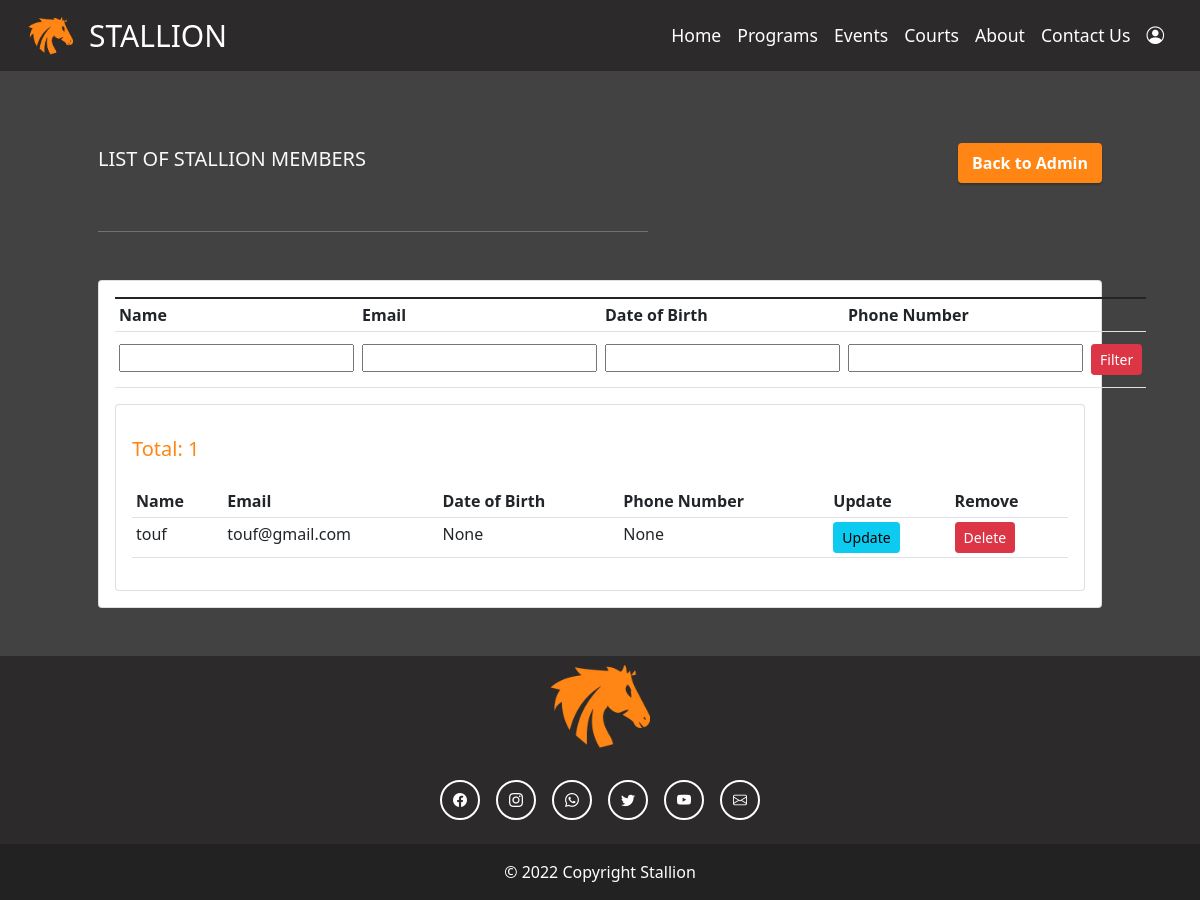
/members/, run on an earlier commit of the app's database.
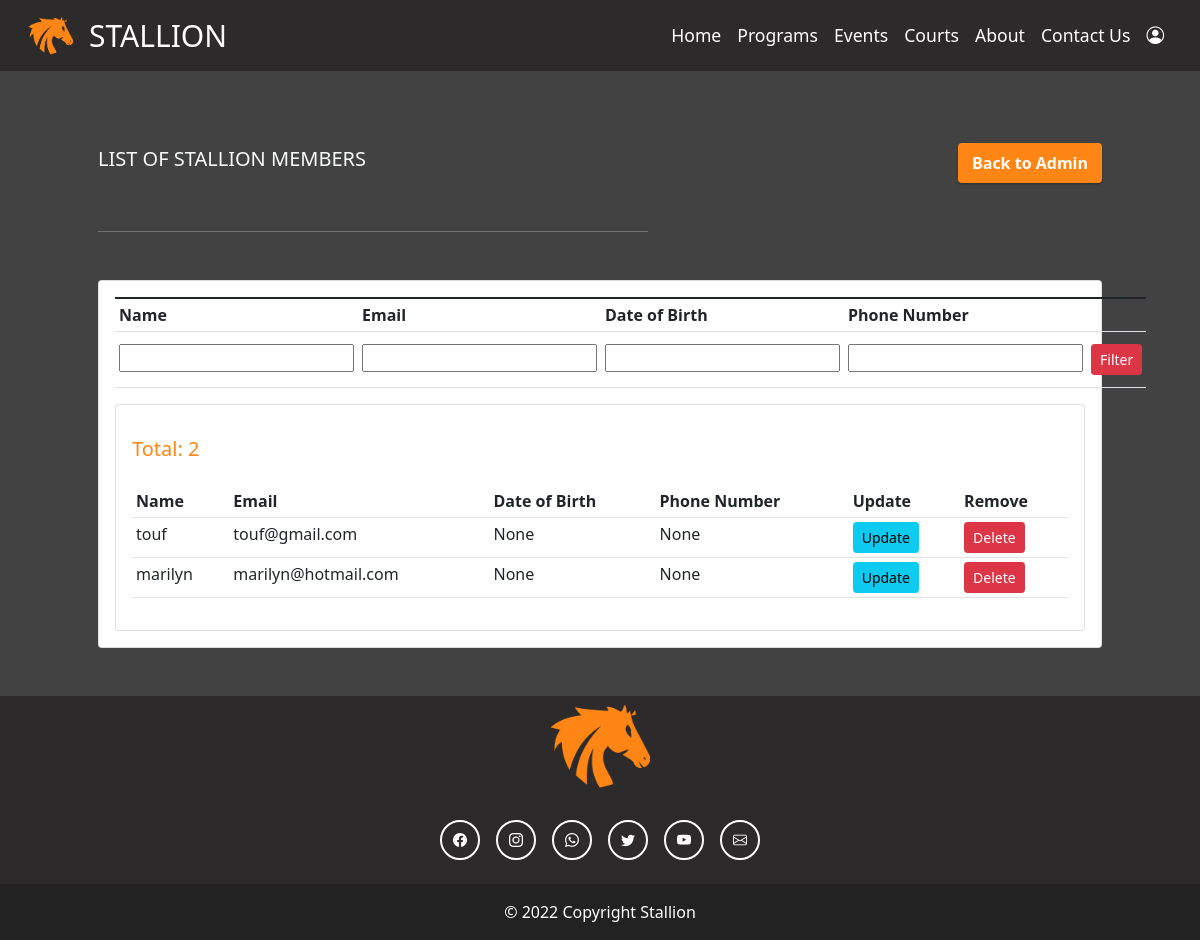
And on a later commit of the database.
### stallion_website/models.py (models this page shows, shortened)
class Member(models.Model):
    user = models.OneToOneField(User, null=True, on_delete=models.CASCADE )
    name = models.CharField(max_length=30)
    email = models.EmailField(max_length=100, unique=True)
    dob = models.DateField(null=True)
    phone_number = models.IntegerField(null=True)

### stallion_website/views.py (the view)
# urls.py: path('members/', views.members, name="members"),
def members(request):
    members = Member.objects.all()
    form = FilterMembersForm(request.POST)
    return render(request, 'stallion_website/members.html', {'members': members, 'form': form})

### stallion_website/forms.py
class FilterMembersForm(forms.Form):
    name = forms.CharField(required=False)
    email = forms.CharField(required=False)
    dob = forms.CharField(required=False)
    phone_number = forms.CharField(required=False)

### stallion_website/templates/stallion_website/members.html (shortened to what this page needs)
{% load static %}
<!doctype html>
<html lang="en">
  <head>
    <link
    href="https://cdn.jsdelivr.net/npm/bootstrap@5.1.3/dist/css/bootstrap.min.css"
    rel="stylesheet"
    />
    <link
      rel="stylesheet"
      href="https://cdn.jsdelivr.net/npm/bootstrap-icons@1.5.0/font/bootstrap-icons.css"
    />
    <link
      rel="stylesheet"
      type="text/css"
      href="{% static '/css/adminAccount.css' %}"
    />
  </head>
    {% include 'stallion_website/navbar.html' %}
    <br>
    <div class="col-md-11 mx-auto">
        <div class="d-flex m-5 align-items-center">
            <h5 class="text-light">LIST OF STALLION MEMBERS</h5>
            <a href="/adminAccount" type="button" class="ms-auto btn btn-primary primary-btn-stallion-sm">
                Back to Admin
            </a>
        </div>
        <hr width="50%" class="me-auto ms-5" style="color: white;">
        <div class="card card-body m-5">
            <table class="table table-sm">
                <form method="POST" action="{% url 'filter_member' %}">
                <tr>
                    <th>Name</th>
                    <th>Email</th>
                    <th>Date of Birth</th>
                    <th>Phone Number</th>
                    <th></th>
                </tr>
                <td>
                    <div class="form-floating mt-2 mb-2">
                        {{form.name}}
                      </div>
                </td>
                <td>
                    <div class="form-floating mt-2 mb-2">
                        {{form.email}}
                    </div>
                </td>
                <td>
                    <div class="form-floating mt-2 mb-2">
                        {{form.dob}}
                    </div>
                </td>
                <td>
                    <div class="form-floating mt-2 mb-2">
                        {{form.phone_number}}
                    </div>
                </td>
                <td>
                    <input class="btn btn-sm btn-danger mt-2 mb-2" type="submit" value="Filter"></input>
                </td>
            </form>
            </table>
        <div class="card card-body">
            <div>
                <h5 class="pt-3 pb-3" style="color: var(--darkorange);">Total: {{members.count}}</h5>
            </div>
            <table class="table table-sm">
                <tr>
                    <th>Name</th>
                    <th>Email</th>
                    <th>Date of Birth</th>
                    <th>Phone Number</th>
                    <th>Update</th>
                    <th>Remove</th>
                </tr>
                {% for m in members %}
                <tr>
                    <td>{{m.name}}</td>
                    <td>{{m.email}}</td>
                    <td>{{m.dob}}</td>
                    <td>{{m.phone_number}}</td>
                    <td><a class="btn btn-sm btn-info" href="{% url 'update_member' m.name %}">Update</a></td>
                    <td><a class="btn btn-sm btn-danger" href="{% url 'delete_member' m.name %}">Delete</a></td>
                </tr>
                {% endfor %}
            </table>
        </div>
    </div>
    </div>
    {% include 'stallion_website/footer.html' %}
</html>

What changed in the data, as far as the page shows it:
added Member: name "marilyn", email "marilyn@hotmail.com", dob "None", phone_number "None"
Also different on the page:
{{ members.count }}: "1" → "2"
